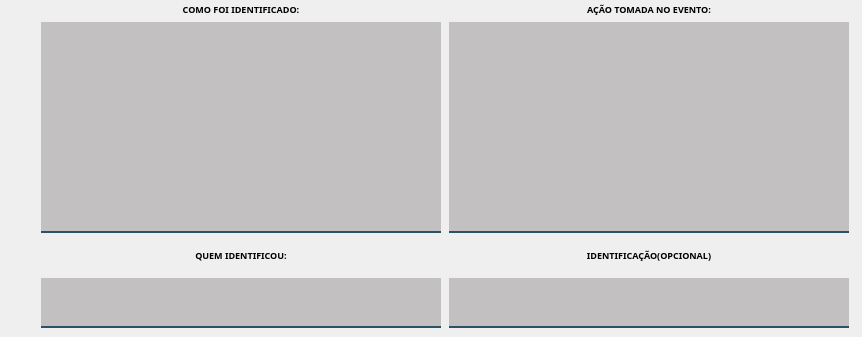
            <widget class="QWidget" name="tab_5">
             <attribute name="title">
              <string>Detalhes do Evento</string>
             </attribute>
             <widget class="QWidget" name="layoutWidget">
              <property name="geometry">
               <rect>
                <x>39</x>
                <y>3</y>
                <width>814</width>
                <height>325</height>
               </rect>
              </property>
              <layout class="QVBoxLayout" name="verticalLayout_24">
               <item>
                <layout class="QHBoxLayout" name="horizontalLayout_20">
                 <item>
                  <layout class="QVBoxLayout" name="verticalLayout_22">
                   <item>
                    <widget class="QLabel" name="label_77">
                     <property name="font">
                      <font>
                       <family>Reem Kufi</family>
                       <pointsize>7</pointsize>
                       <bold>true</bold>
                      </font>
                     </property>
                     <property name="styleSheet">
                      <string notr="true">color: rgb(0, 0, 0);</string>
                     </property>
                     <property name="text">
                      <string>COMO FOI IDENTIFICADO:</string>
                     </property>
                     <property name="alignment">
                      <set>Qt::AlignCenter</set>
                     </property>
                    </widget>
                   </item>
                   <item>
                    <widget class="QTextEdit" name="txt_como">
                     <property name="enabled">
                      <bool>false</bool>
                     </property>
                     <property name="minimumSize">
                      <size>
                       <width>400</width>
                       <height>211</height>
                      </size>
                     </property>
                     <property name="maximumSize">
                      <size>
                       <width>400</width>
                       <height>211</height>
                      </size>
                     </property>
                     <property name="font">
                      <font>
                       <family>Segoe UI</family>
                      </font>
                     </property>
                     <property name="styleSheet">
                      <string notr="true">background-color: rgba(10,0,0,50);
border:2px solid rgba(0,0,0,0);
border-bottom-color:rgba(46,82,101,255);
color:rgb(0,0,0);
padding-bottom:7px</string>
                     </property>
                    </widget>
                   </item>
                  </layout>
                 </item>
                 <item>
                  <layout class="QVBoxLayout" name="verticalLayout_23">
                   <item>
                    <widget class="QLabel" name="label_78">
                     <property name="font">
                      <font>
                       <family>Reem Kufi</family>
                       <pointsize>7</pointsize>
                       <bold>true</bold>
                      </font>
                     </property>
                     <property name="styleSheet">
                      <string notr="true">color: rgb(0, 0, 0);</string>
                     </property>
                     <property name="text">
                      <string>AÇÃO TOMADA NO EVENTO:</string>
                     </property>
                     <property name="alignment">
                      <set>Qt::AlignCenter</set>
                     </property>
                    </widget>
                   </item>
                   <item>
                    <widget class="QTextEdit" name="txt_acao">
                     <property name="enabled">
                      <bool>false</bool>
                     </property>
                     <property name="minimumSize">
                      <size>
                       <width>400</width>
                       <height>211</height>
                      </size>
                     </property>
                     <property name="maximumSize">
                      <size>
                       <width>400</width>
                       <height>211</height>
                      </size>
                     </property>
                     <property name="font">
                      <font>
                       <family>Segoe UI</family>
                      </font>
                     </property>
                     <property name="styleSheet">
                      <string notr="true">background-color: rgba(10,0,0,50);
border:2px solid rgba(0,0,0,0);
border-bottom-color:rgba(46,82,101,255);
color:rgb(0,0,0);
padding-bottom:7px</string>
                     </property>
                    </widget>
                   </item>
                  </layout>
                 </item>
                </layout>
               </item>
               <item>
                <layout class="QHBoxLayout" name="horizontalLayout_18">
                 <item>
                  <layout class="QVBoxLayout" name="verticalLayout_18">
                   <item>
                    <widget class="QLabel" name="label_79">
                     <property name="font">
                      <font>
                       <family>Reem Kufi</family>
                       <pointsize>7</pointsize>
                       <bold>true</bold>
                      </font>
                     </property>
                     <property name="styleSheet">
                      <string notr="true">color: rgb(0, 0, 0);</string>
                     </property>
                     <property name="text">
                      <string>QUEM IDENTIFICOU:</string>
                     </property>
                     <property name="alignment">
                      <set>Qt::AlignCenter</set>
                     </property>
                    </widget>
                   </item>
                   <item>
                    <widget class="QTextEdit" name="txt_quem">
                     <property name="enabled">
                      <bool>false</bool>
                     </property>
                     <property name="minimumSize">
                      <size>
                       <width>400</width>
                       <height>50</height>
                      </size>
                     </property>
                     <property name="maximumSize">
                      <size>
                       <width>400</width>
                       <height>50</height>
                      </size>
                     </property>
                     <property name="font">
                      <font>
                       <family>Segoe UI</family>
                      </font>
                     </property>
                     <property name="styleSheet">
                      <string notr="true">background-color: rgba(10,0,0,50);
border:2px solid rgba(0,0,0,0);
border-bottom-color:rgba(46,82,101,255);
color:rgb(0,0,0);
padding-bottom:7px</string>
                     </property>
                    </widget>
                   </item>
                  </layout>
                 </item>
                 <item>
                  <layout class="QVBoxLayout" name="verticalLayout_21">
                   <item>
                    <widget class="QLabel" name="label_80">
                     <property name="font">
                      <font>
                       <family>Reem Kufi</family>
                       <pointsize>7</pointsize>
                       <bold>true</bold>
                      </font>
                     </property>
                     <property name="styleSheet">
                      <string notr="true">color: rgb(0, 0, 0);</string>
                     </property>
                     <property name="text">
                      <string>IDENTIFICAÇÃO(OPCIONAL)</string>
                     </property>
                     <property name="alignment">
                      <set>Qt::AlignCenter</set>
                     </property>
                    </widget>
                   </item>
                   <item>
                    <widget class="QTextEdit" name="txt_identificacao">
                     <property name="enabled">
                      <bool>false</bool>
                     </property>
                     <property name="minimumSize">
                      <size>
                       <width>400</width>
                       <height>50</height>
                      </size>
                     </property>
                     <property name="maximumSize">
                      <size>
                       <width>400</width>
                       <height>50</height>
                      </size>
                     </property>
                     <property name="font">
                      <font>
                       <family>Segoe UI</family>
                      </font>
                     </property>
                     <property name="styleSheet">
                      <string notr="true">background-color: rgba(10,0,0,50);
border:2px solid rgba(0,0,0,0);
border-bottom-color:rgba(46,82,101,255);
color:rgb(0,0,0);
padding-bottom:7px</string>
                     </property>
                    </widget>
                   </item>
                  </layout>
                 </item>
                </layout>
               </item>
              </layout>
             </widget>
            </widget>
